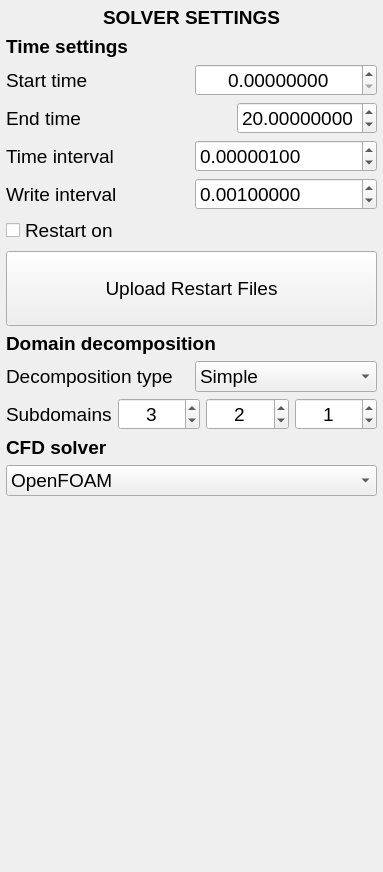
<?xml version="1.0" encoding="UTF-8"?>
<ui version="4.0">
 <class>solver</class>
 <widget class="QFrame" name="solver">
  <property name="geometry">
   <rect>
    <x>0</x>
    <y>0</y>
    <width>383</width>
    <height>872</height>
   </rect>
  </property>
  <property name="windowTitle">
   <string>Frame</string>
  </property>
  <layout class="QVBoxLayout" name="verticalLayout">
   <property name="leftMargin">
    <number>6</number>
   </property>
   <property name="topMargin">
    <number>6</number>
   </property>
   <property name="rightMargin">
    <number>6</number>
   </property>
   <property name="bottomMargin">
    <number>6</number>
   </property>
   <item>
    <widget class="QLabel" name="Lbl_H1">
     <property name="font">
      <font>
       <pointsize>14</pointsize>
      </font>
     </property>
     <property name="text">
      <string>&lt;html&gt;&lt;head/&gt;&lt;body&gt;&lt;p&gt;&lt;span style=&quot; font-weight:600;&quot;&gt;SOLVER SETTINGS&lt;/span&gt;&lt;/p&gt;&lt;/body&gt;&lt;/html&gt;</string>
     </property>
     <property name="alignment">
      <set>Qt::AlignCenter</set>
     </property>
    </widget>
   </item>
   <item>
    <widget class="QLabel" name="Lbl_TimeSettings">
     <property name="font">
      <font>
       <pointsize>14</pointsize>
       <weight>75</weight>
       <bold>true</bold>
      </font>
     </property>
     <property name="text">
      <string>Time settings</string>
     </property>
    </widget>
   </item>
   <item>
    <layout class="QHBoxLayout" name="HLY_Start" stretch="2,1">
     <item>
      <widget class="QLabel" name="Lbl_Start">
       <property name="font">
        <font>
         <pointsize>14</pointsize>
         <italic>false</italic>
        </font>
       </property>
       <property name="text">
        <string>Start time</string>
       </property>
       <property name="alignment">
        <set>Qt::AlignLeading|Qt::AlignLeft|Qt::AlignVCenter</set>
       </property>
       <property name="wordWrap">
        <bool>true</bool>
       </property>
      </widget>
     </item>
     <item>
      <widget class="QDoubleSpinBox" name="DSpBx_Start">
       <property name="font">
        <font>
         <pointsize>14</pointsize>
        </font>
       </property>
       <property name="alignment">
        <set>Qt::AlignCenter</set>
       </property>
       <property name="decimals">
        <number>8</number>
       </property>
       <property name="maximum">
        <double>100000.000000000000000</double>
       </property>
      </widget>
     </item>
    </layout>
   </item>
   <item>
    <layout class="QHBoxLayout" name="HLY_End" stretch="2,1">
     <item>
      <widget class="QLabel" name="Lbl_End">
       <property name="font">
        <font>
         <pointsize>14</pointsize>
         <italic>false</italic>
        </font>
       </property>
       <property name="text">
        <string>End time</string>
       </property>
       <property name="alignment">
        <set>Qt::AlignLeading|Qt::AlignLeft|Qt::AlignVCenter</set>
       </property>
       <property name="wordWrap">
        <bool>true</bool>
       </property>
      </widget>
     </item>
     <item>
      <widget class="QDoubleSpinBox" name="DSpBx_End">
       <property name="font">
        <font>
         <pointsize>14</pointsize>
        </font>
       </property>
       <property name="decimals">
        <number>8</number>
       </property>
       <property name="value">
        <double>20.000000000000000</double>
       </property>
      </widget>
     </item>
    </layout>
   </item>
   <item>
    <layout class="QHBoxLayout" name="HLY_DeltaT" stretch="2,0">
     <item>
      <widget class="QLabel" name="Lbl_DeltaT">
       <property name="font">
        <font>
         <pointsize>14</pointsize>
         <italic>false</italic>
        </font>
       </property>
       <property name="text">
        <string>Time interval</string>
       </property>
       <property name="alignment">
        <set>Qt::AlignLeading|Qt::AlignLeft|Qt::AlignVCenter</set>
       </property>
       <property name="wordWrap">
        <bool>true</bool>
       </property>
      </widget>
     </item>
     <item>
      <widget class="QDoubleSpinBox" name="DSpBx_DeltaT">
       <property name="font">
        <font>
         <pointsize>14</pointsize>
        </font>
       </property>
       <property name="decimals">
        <number>8</number>
       </property>
       <property name="maximum">
        <double>100000.000000000000000</double>
       </property>
       <property name="value">
        <double>0.000001000000000</double>
       </property>
      </widget>
     </item>
    </layout>
   </item>
   <item>
    <layout class="QHBoxLayout" name="HLY_WriteT" stretch="2,1">
     <item>
      <widget class="QLabel" name="Lbl_WriteT">
       <property name="font">
        <font>
         <pointsize>14</pointsize>
         <italic>false</italic>
        </font>
       </property>
       <property name="text">
        <string>Write interval</string>
       </property>
       <property name="alignment">
        <set>Qt::AlignLeading|Qt::AlignLeft|Qt::AlignVCenter</set>
       </property>
       <property name="wordWrap">
        <bool>true</bool>
       </property>
      </widget>
     </item>
     <item>
      <widget class="QDoubleSpinBox" name="DSpBx_WriteT">
       <property name="font">
        <font>
         <pointsize>14</pointsize>
        </font>
       </property>
       <property name="decimals">
        <number>8</number>
       </property>
       <property name="maximum">
        <double>100000.000000000000000</double>
       </property>
       <property name="value">
        <double>0.001000000000000</double>
       </property>
      </widget>
     </item>
    </layout>
   </item>
   <item>
    <widget class="QCheckBox" name="ChB_Restart">
     <property name="font">
      <font>
       <pointsize>14</pointsize>
      </font>
     </property>
     <property name="toolTip">
      <string>Check if the simularion is being restarted</string>
     </property>
     <property name="toolTipDuration">
      <number>10000</number>
     </property>
     <property name="text">
      <string>Restart on</string>
     </property>
    </widget>
   </item>
   <item>
    <widget class="QPushButton" name="Btn_UploadFiles">
     <property name="font">
      <font>
       <pointsize>14</pointsize>
      </font>
     </property>
     <property name="toolTip">
      <string>Upload files from previous time step</string>
     </property>
     <property name="toolTipDuration">
      <number>10000</number>
     </property>
     <property name="text">
      <string>
Upload Restart Files 
</string>
     </property>
    </widget>
   </item>
   <item>
    <widget class="QLabel" name="Lbl_Domain">
     <property name="font">
      <font>
       <pointsize>14</pointsize>
       <weight>75</weight>
       <bold>true</bold>
      </font>
     </property>
     <property name="text">
      <string>Domain decomposition</string>
     </property>
    </widget>
   </item>
   <item>
    <layout class="QHBoxLayout" name="HLY_Decomp" stretch="0,0">
     <item>
      <widget class="QLabel" name="Lbl_Decomp">
       <property name="font">
        <font>
         <pointsize>14</pointsize>
         <italic>false</italic>
        </font>
       </property>
       <property name="text">
        <string>Decomposition type</string>
       </property>
       <property name="alignment">
        <set>Qt::AlignLeading|Qt::AlignLeft|Qt::AlignVCenter</set>
       </property>
       <property name="wordWrap">
        <bool>true</bool>
       </property>
      </widget>
     </item>
     <item>
      <widget class="QComboBox" name="Cmb_Decomp">
       <property name="font">
        <font>
         <pointsize>14</pointsize>
        </font>
       </property>
       <property name="toolTip">
        <string>Type of domain decomposition for parallelization</string>
       </property>
       <property name="toolTipDuration">
        <number>10000</number>
       </property>
       <item>
        <property name="text">
         <string>Simple</string>
        </property>
       </item>
       <item>
        <property name="text">
         <string>Hierarchial</string>
        </property>
       </item>
      </widget>
     </item>
    </layout>
   </item>
   <item>
    <layout class="QHBoxLayout" name="HLY_Subdomains" stretch="1,1,1,1">
     <item>
      <widget class="QLabel" name="Lbl_Subdomains">
       <property name="font">
        <font>
         <pointsize>14</pointsize>
         <italic>false</italic>
        </font>
       </property>
       <property name="text">
        <string>Subdomains</string>
       </property>
       <property name="alignment">
        <set>Qt::AlignLeading|Qt::AlignLeft|Qt::AlignVCenter</set>
       </property>
       <property name="wordWrap">
        <bool>true</bool>
       </property>
      </widget>
     </item>
     <item>
      <widget class="QDoubleSpinBox" name="DSpBx_Px">
       <property name="font">
        <font>
         <pointsize>14</pointsize>
        </font>
       </property>
       <property name="alignment">
        <set>Qt::AlignCenter</set>
       </property>
       <property name="decimals">
        <number>0</number>
       </property>
       <property name="value">
        <double>3.000000000000000</double>
       </property>
      </widget>
     </item>
     <item>
      <widget class="QDoubleSpinBox" name="DSpBx_Py">
       <property name="font">
        <font>
         <pointsize>14</pointsize>
        </font>
       </property>
       <property name="alignment">
        <set>Qt::AlignCenter</set>
       </property>
       <property name="decimals">
        <number>0</number>
       </property>
       <property name="value">
        <double>2.000000000000000</double>
       </property>
      </widget>
     </item>
     <item>
      <widget class="QDoubleSpinBox" name="DSpBx_Pz">
       <property name="font">
        <font>
         <pointsize>14</pointsize>
        </font>
       </property>
       <property name="alignment">
        <set>Qt::AlignCenter</set>
       </property>
       <property name="decimals">
        <number>0</number>
       </property>
       <property name="value">
        <double>1.000000000000000</double>
       </property>
      </widget>
     </item>
    </layout>
   </item>
   <item>
    <widget class="QLabel" name="Lbl_CFDSolver">
     <property name="font">
      <font>
       <pointsize>14</pointsize>
       <weight>75</weight>
       <bold>true</bold>
      </font>
     </property>
     <property name="text">
      <string>CFD solver</string>
     </property>
    </widget>
   </item>
   <item>
    <widget class="QComboBox" name="Cmb_Solver">
     <property name="font">
      <font>
       <pointsize>14</pointsize>
      </font>
     </property>
     <property name="toolTip">
      <string>CFD solver to be used here</string>
     </property>
     <property name="toolTipDuration">
      <number>10000</number>
     </property>
     <item>
      <property name="text">
       <string>OpenFOAM</string>
      </property>
     </item>
     <item>
      <property name="text">
       <string>OlaFOAM</string>
      </property>
     </item>
     <item>
      <property name="text">
       <string>Custom solver</string>
      </property>
     </item>
    </widget>
   </item>
   <item>
    <spacer name="VSP">
     <property name="orientation">
      <enum>Qt::Vertical</enum>
     </property>
     <property name="sizeHint" stdset="0">
      <size>
       <width>20</width>
       <height>420</height>
      </size>
     </property>
    </spacer>
   </item>
  </layout>
 </widget>
 <resources/>
 <connections/>
</ui>
